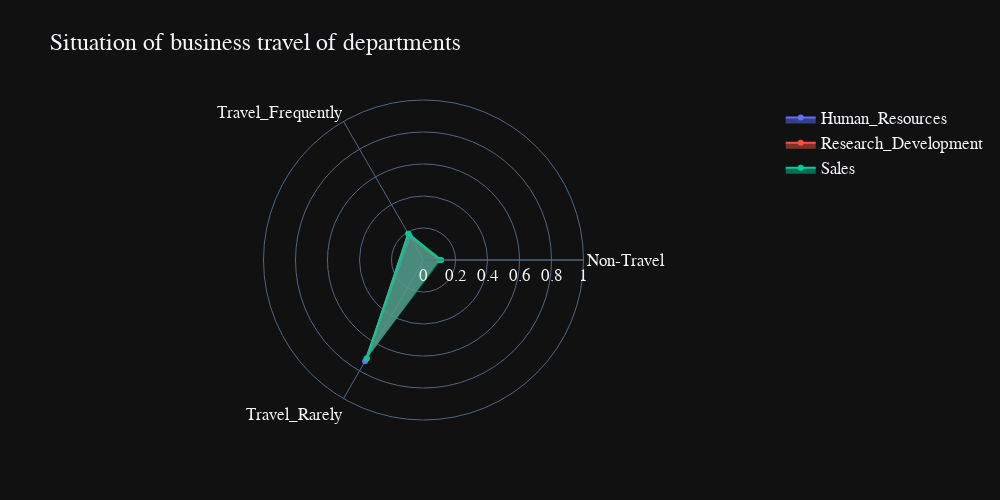

The notebook cell saved with this chart:
### Markdown cell above
**Tiêu đề:** Mức độ đi công tác ở mỗi phòng ban

**Loại biểu đồ:** Radar chart

**Lý do lựa chọn:** Radar Chart là một biểu đồ đa diện được sử dụng để biểu thị dữ liệu đa chiều với các đặc trưng cho trước được đặt ở các trục khác nhau. Khi áp dụng cho thuộc tính 'Department' và 'BusinessTravel' ta sẽ có được tỉ lệ mức độ đi công tác của từng phòng ban, trong đó:
- Mức độ đi công tác (Non-Travel, Travel_Frequently,Travel_Rarely): sẽ nằm ở các trục có chia tỷ tệ.
- Màu sắc hình đa diện đại diện cho tên phòng ban (Human_Resource, Research_Development, Sales).

**Trực quan hóa:**

### Code cell
plot_df = df.groupby(['Department','BusinessTravel']).size()
Human_Resources=np.round(plot_df['Human Resources'].values/(plot_df['Human Resources'].values.sum()),2)
Research_Development=np.round(plot_df['Research & Development'].values/(plot_df['Research & Development'].values.sum()),2)
Sales=np.round(plot_df['Sales'].values/(plot_df['Sales'].values.sum()),2)

categories = ['Non-Travel', 'Travel_Frequently','Travel_Rarely']
fig = go.Figure()
fig.add_trace(go.Scatterpolar(
             r = Human_Resources, 
             theta = categories,
             fill = 'toself',
             name = 'Human_Resources'
             ))
fig.add_trace(go.Scatterpolar(
             r = Research_Development, 
             theta = categories,
             fill = 'toself',
             name = 'Research_Development'
             ))
fig.add_trace(go.Scatterpolar(
             r = Sales, 
             theta = categories,
             fill = 'toself',
             name = 'Sales'
             ))
fig.update_layout(
    polar=dict(
    radialaxis=dict(
        range=[0, 1]
    )),
    font = dict(family="Franklin Gothic", size=17),
    showlegend=True,
    title = 'Situation of business travel of departments',
    height = 500,
    width = 1000
)
fig.layout.template = 'plotly_dark'
fig.show()

### Figure 1 — Plotly figure (JSON) as saved in the notebook; plotly's stock layout.template omitted (floating-point values rounded to 4 significant figures)
{"data": [{"fill": "toself", "name": "Human_Resources", "r": [0.1, 0.17, 0.73], "theta": ["Non-Travel", "Travel_Frequently", "Travel_Rarely"], "type": "scatterpolar"}, {"fill": "toself", "name": "Research_Development", "r": [0.1, 0.19, 0.71], "theta": ["Non-Travel", "Travel_Frequently", "Travel_Rarely"], "type": "scatterpolar"}, {"fill": "toself", "name": "Sales", "r": [0.11, 0.19, 0.71], "theta": ["Non-Travel", "Travel_Frequently", "Travel_Rarely"], "type": "scatterpolar"}], "layout": {"font": {"family": "Franklin Gothic", "size": 17}, "height": 500, "polar": {"angularaxis": {"type": "category"}, "radialaxis": {"autorange": false, "range": [0, 1], "type": "linear"}}, "showlegend": true, "title": {"text": "Situation of business travel of departments"}, "width": 1000}}
